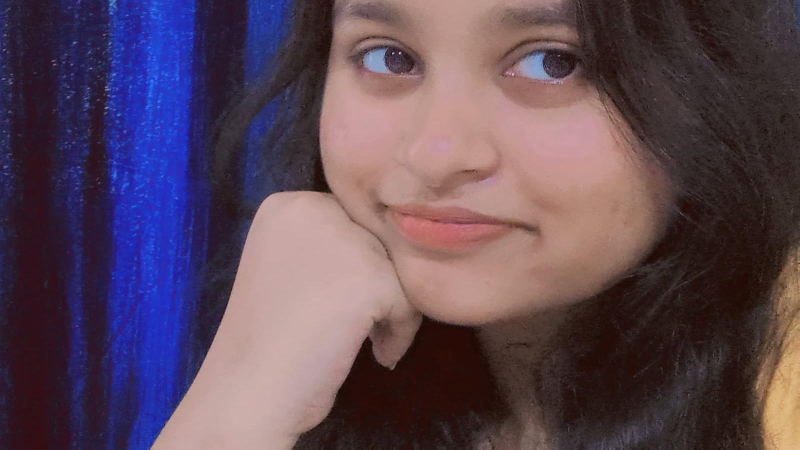
#> input picture assets/images/her1.jpeg, 1599 x 899 px, found by its file name (shown at 1/2 size)
$ python check_image.py
#> lines starting #> are read from the running program, lines starting #| are printed output that depends on the picture
from PIL import Image

img_path = "c:/Users/Harsh/OneDrive/Desktop/valentine-website/assets/images/her1.jpeg"
img = Image.open(img_path)
#> img is the input picture: PIL image 1599x899 RGB; mean R, G, B 92.2, 72.1, 87.2

print(f"Original size: {img.size}")
#| Original size: (1599, 899)
print(f"EXIF info: {img.getexif()}")
#| EXIF info: {}

# Let's rotate the image to be upright.
# Try rotating 90, 180, or 270 degrees.
# Let's save rotated versions: 90, 270, etc.

rot_90 = img.rotate(90, expand=True)
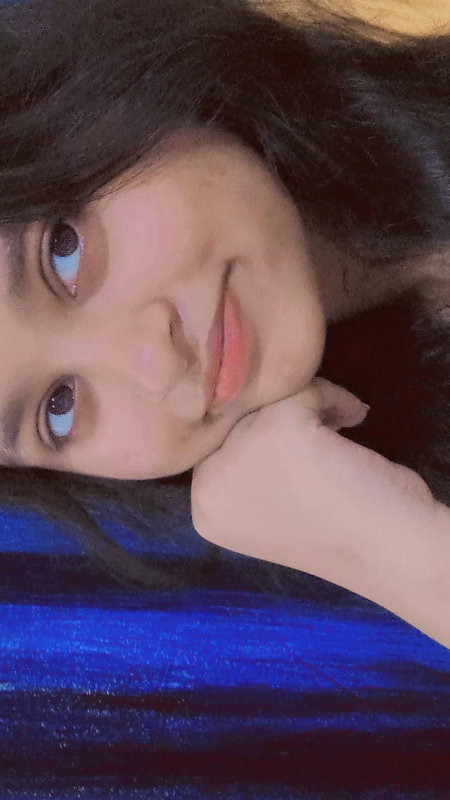
#> rot_90: PIL image 899x1599 RGB (shown at 1/2 size); mean R, G, B 92.2, 72.1, 87.2
rot_90.save("c:/Users/Harsh/OneDrive/Desktop/valentine-website/assets/images/her1_rot90.jpeg")

rot_270 = img.rotate(270, expand=True)
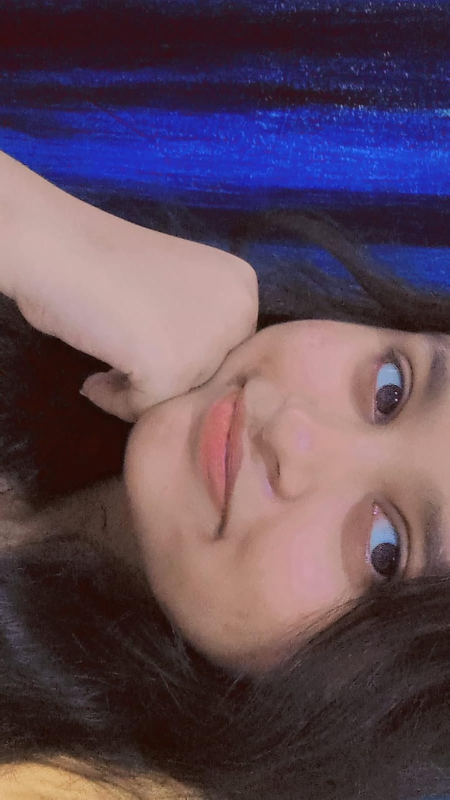
#> rot_270: PIL image 899x1599 RGB (shown at 1/2 size); mean R, G, B 92.2, 72.1, 87.2
rot_270.save("c:/Users/Harsh/OneDrive/Desktop/valentine-website/assets/images/her1_rot270.jpeg")

rot_180 = img.rotate(180, expand=True)
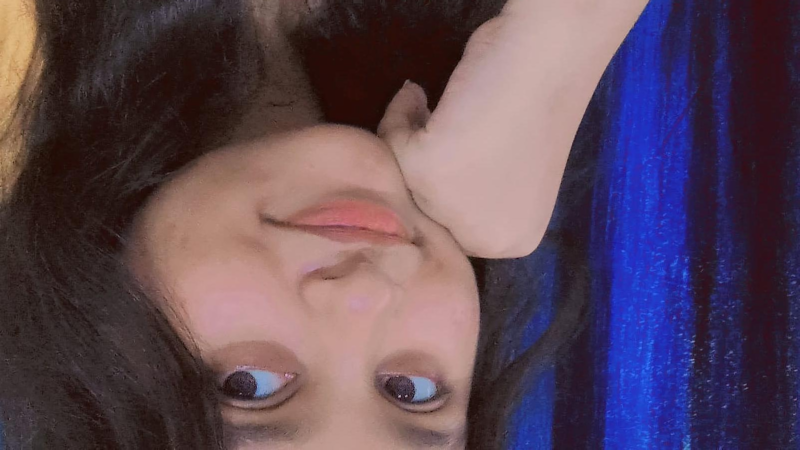
#> rot_180: PIL image 1599x899 RGB (shown at 1/2 size); mean R, G, B 92.2, 72.1, 87.2
rot_180.save("c:/Users/Harsh/OneDrive/Desktop/valentine-website/assets/images/her1_rot180.jpeg")

print("Saved rotated variants for inspection!")

$ run again, with assets/images/anime_forever.png saved as assets/images/her1.jpeg
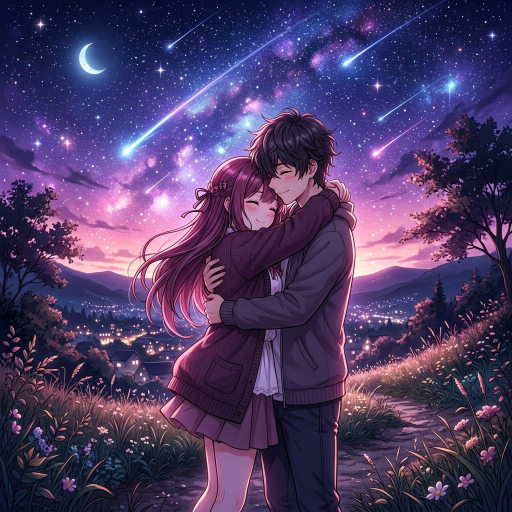
#> input picture assets/images/anime_forever.png, 1024 x 1024 px, found by its file name (shown at 1/2 size)
#> img is the input picture: PIL image 1024x1024 RGB; mean R, G, B 78.1, 59.2, 102.2
#| Original size: (1024, 1024)
#| EXIF info: {}
#> `rot_270 = img.rotate(270, expand=True)`:
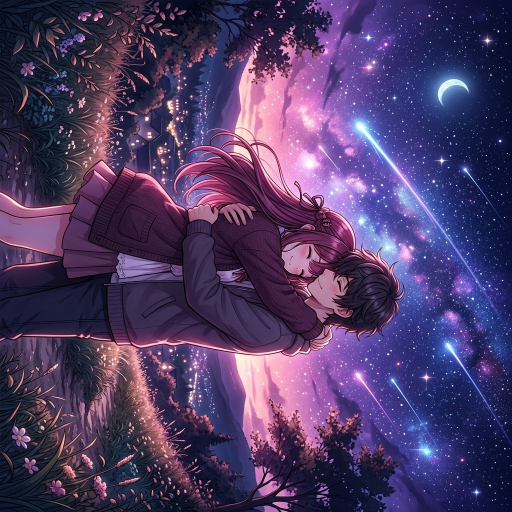
#> rot_270: PIL image 1024x1024 RGB (shown at 1/2 size); mean R, G, B 78.1, 59.2, 102.2
#> `rot_180 = img.rotate(180, expand=True)`:
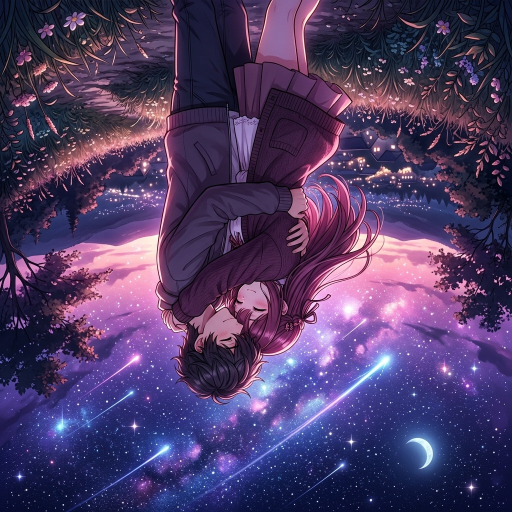
#> rot_180: PIL image 1024x1024 RGB (shown at 1/2 size); mean R, G, B 78.1, 59.2, 102.2

$ run again, with assets/images/anime_hero.png saved as assets/images/her1.jpeg
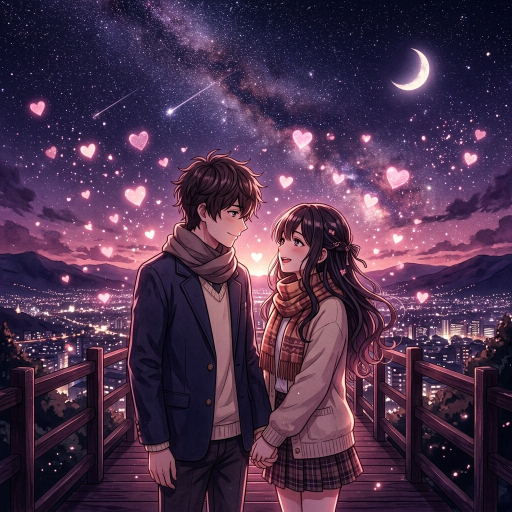
#> input picture assets/images/anime_hero.png, 1024 x 1024 px, found by its file name (shown at 1/2 size)
#> img is the input picture: PIL image 1024x1024 RGB; mean R, G, B 76.4, 49.3, 77
#| Original size: (1024, 1024)
#| EXIF info: {}
#> `rot_270 = img.rotate(270, expand=True)`:
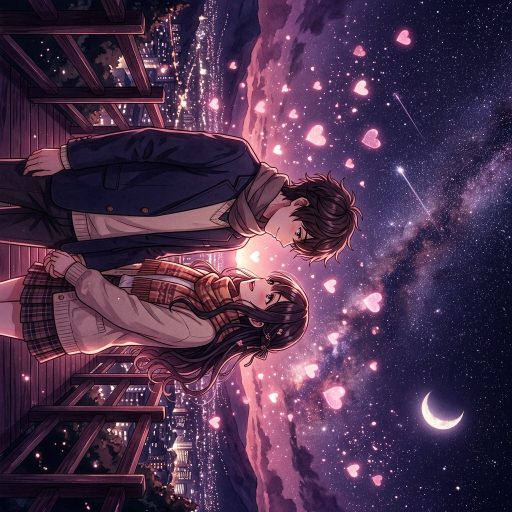
#> rot_270: PIL image 1024x1024 RGB (shown at 1/2 size); mean R, G, B 76.4, 49.3, 77
#> `rot_180 = img.rotate(180, expand=True)`:
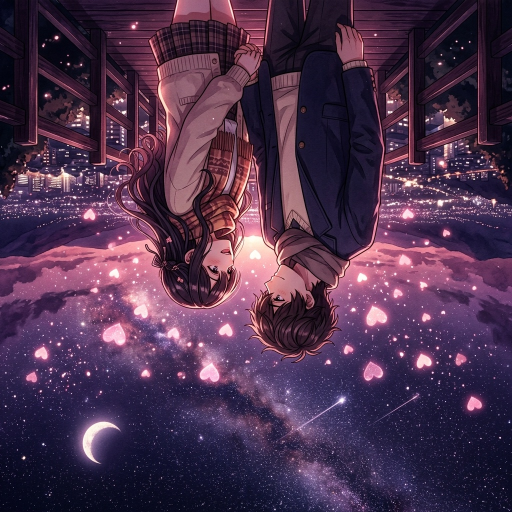
#> rot_180: PIL image 1024x1024 RGB (shown at 1/2 size); mean R, G, B 76.4, 49.3, 77
